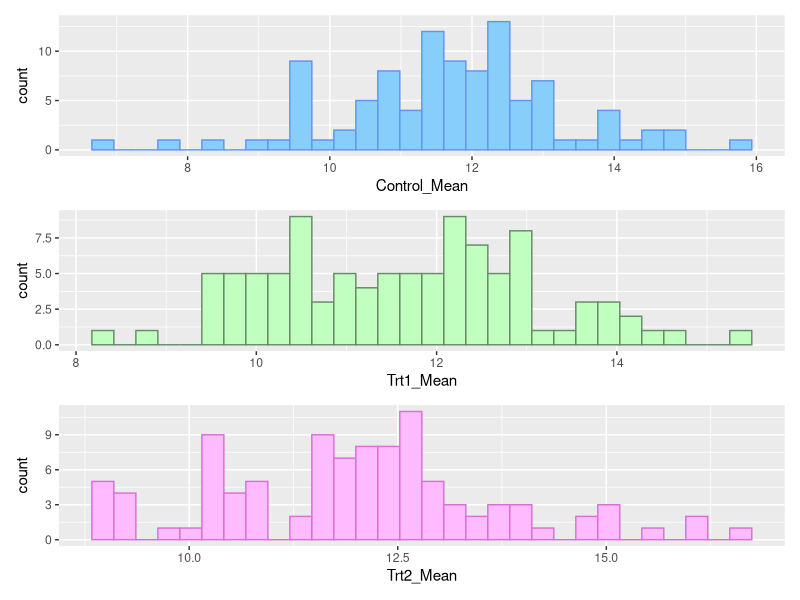

This figure's R source:
## ---- chunk 1
knitr::opts_chunk$set(echo = TRUE)
library(dplyr)
library(ggplot2)
library(tidyverse)
## ---- chunk 2
number_zs <- function(z = round(runif(100), digits=0)) {
  counter <- 0
  for (i in seq_along(z)) {
    if (z[i]==0) counter <- counter+1}
  return(counter)}
number_zs()
## ---- chunk 3
number_zs2 <- function(z= round(runif(100), digits = 0)) {
  print(counter <-sum(z==0))}
number_zs2()
## ---- chunk 4
product_matrix <- function(r, c) {
  
  m <- matrix(NA, nrow = r, ncol = c)
  for (i in 1:nrow(m)) {
    for (j in 1:ncol(m)) {
      m[i,j] <- i*j}}
  print(m)}

product_matrix(r=3, c=5)
## ---- chunk 5

Group <- c(rep("Control",10),rep("Treatment1",10),rep("Treatment2",10))
Data <- c(rnorm(10,mean = 7, sd = 3),
          rnorm(10,mean = 10, sd = 2),
          rnorm(10,mean = 20, sd = 4))
df <- data.frame(Group,Data)

head(df)
## ---- chunk 6
shuffle_data <- function(df) {
   df <- data.frame(Group,Data) 
    df[,2]<-sample(df$Data) # reshuffle data
   df<-group_by(df, Group)
  mean<-summarize(df,Mean=mean(Data))
  return(mean)
}
print(MeanTable<-shuffle_data())
print(MeanVals<-MeanTable[,2])
## ---- chunk 7
d_new <- data.frame(ID=1:100,
                      Control_Mean=NA,
                      Trt1_Mean=NA,
                      Trt2_Mean=NA)

for (i in 1:100) {
  new_means <- shuffle_data(df)
  d_new[i,2] <- new_means[1,2]
  d_new[i,3] <- new_means[2,2]
  d_new[i,4] <- new_means[3,2]
}
print(d_new)

## ---- chunk 8
library(ggplot2)
library(ggthemes)
library(patchwork)
## ---- chunk 9

g1 <- ggplot(data=d_new) + aes(x=Control_Mean) + geom_histogram(fill="lightskyblue",color="cornflowerblue")

g2 <- ggplot(data=d_new) + aes(x=Trt1_Mean) + geom_histogram(fill="darkseagreen1",color="darkseagreen4")

g3 <- ggplot(data=d_new) + aes(x=Trt2_Mean) + geom_histogram(fill="plum1",color="orchid")

## ---- chunk 10
g1 + g2 + g3 + plot_layout(ncol=1)

